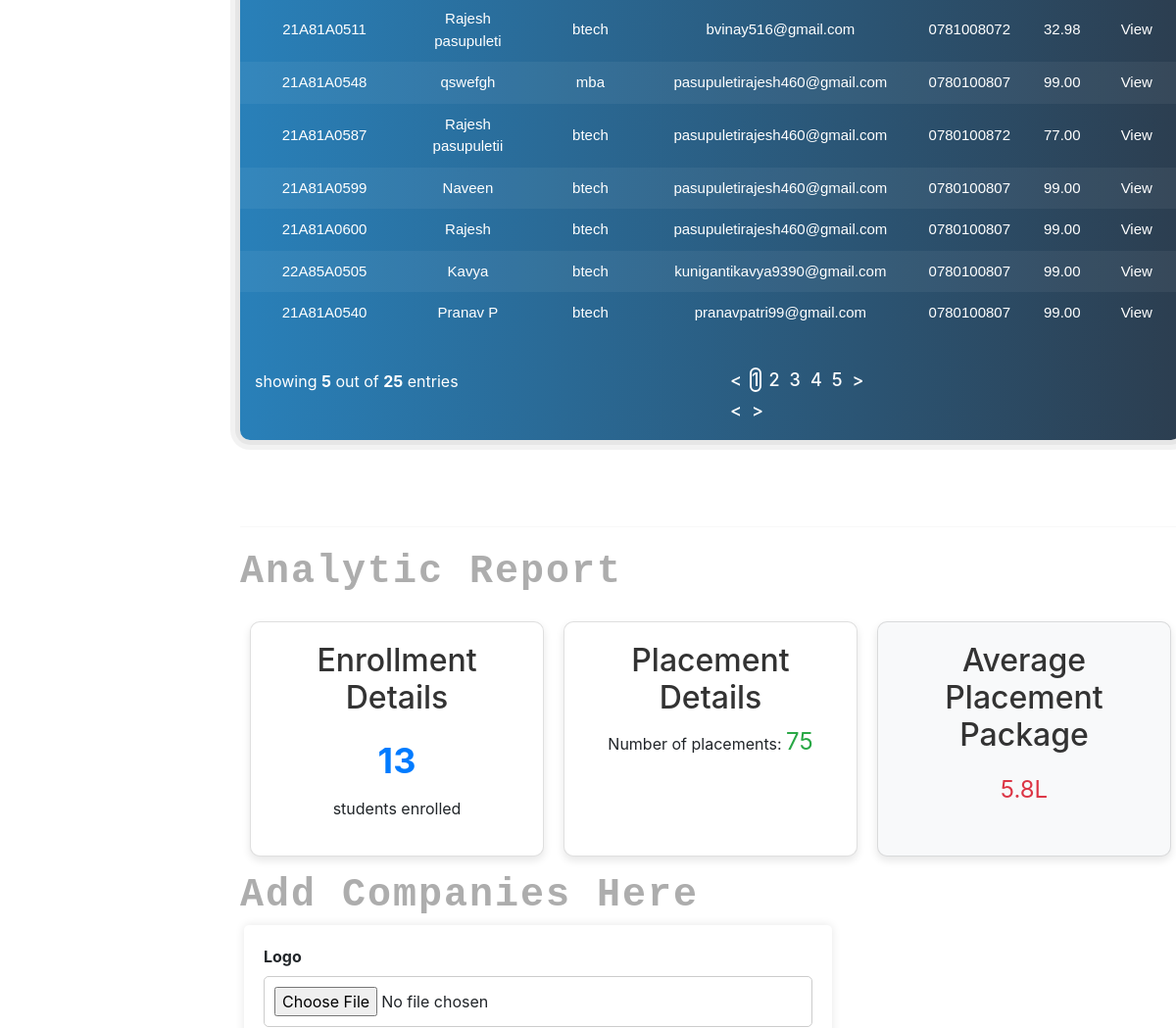
The page /app/student_admin/ (middle part) on the database as committed earlier.
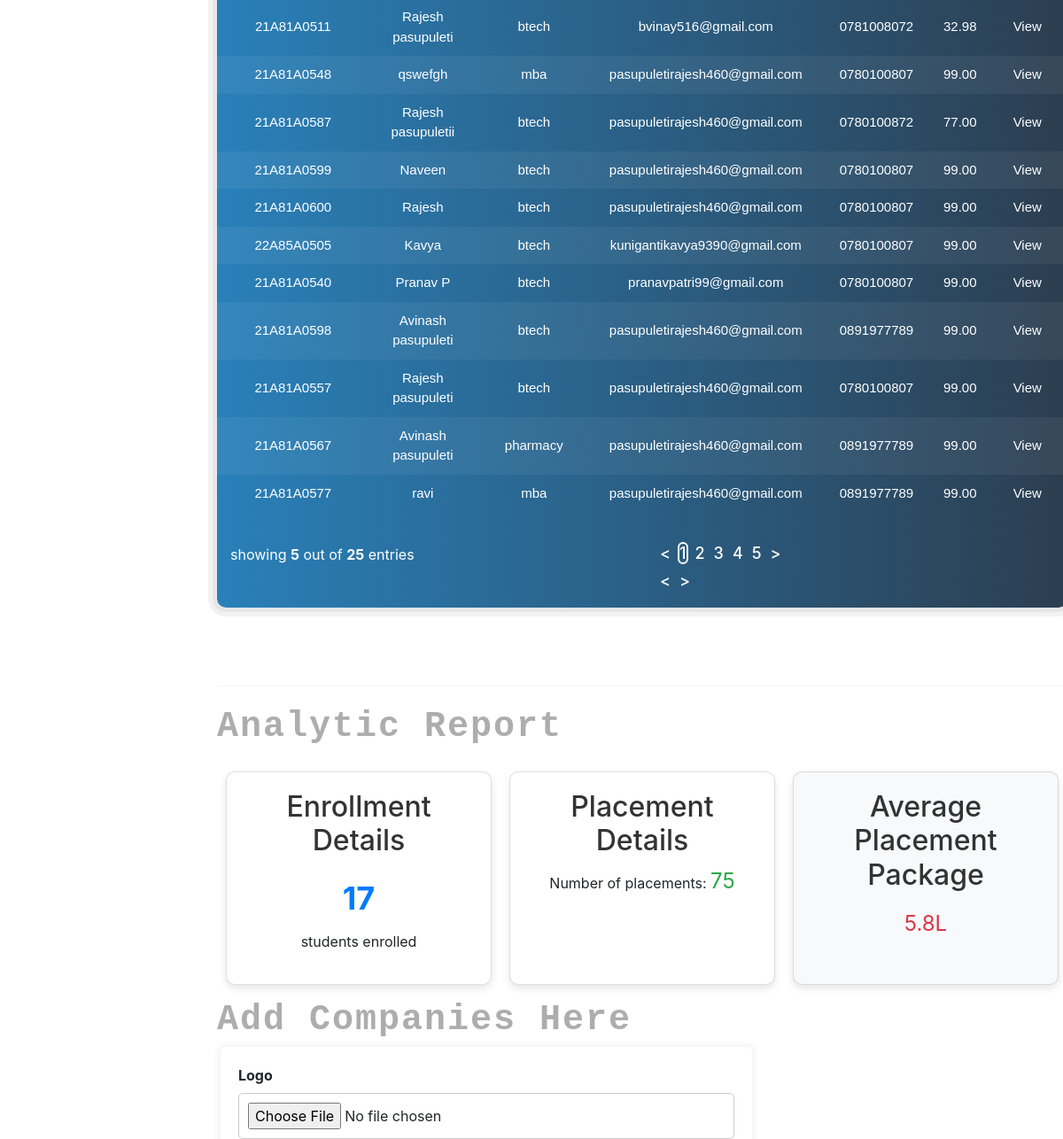
The same page on the database as committed later.
### app/models.py (models this page shows, shortened)
class Studentnew(models.Model):
    registrationNumber = models.CharField(primary_key=True,max_length=10,default='')
    name = models.CharField(max_length=50)
    dob = models.CharField(null=True,max_length=8)
    gender = models.CharField(max_length=50, default='')
    phone = models.CharField(max_length=50)
    email = models.EmailField(blank=True)
    gpa12 = models.DecimalField(max_digits=4, decimal_places=2, default=0.00)
    gpaBtech = models.DecimalField(max_digits=5, decimal_places=2)
    backlogs = models.CharField(max_length=50)
    degree = models.CharField(max_length=100, default='YourDefaultValueHere')
    project_url = models.URLField()
    skills = models.CharField(max_length=100, default='')
    languages = models.IntegerField(null=True)
    resume = models.FileField(upload_to='student_resumes/',default='')

### app/views.py (the view)
# urls.py: path('student_admin/',views.student_admin,name='student_admin'),
def student_admin(request):
    students = Studentnew.objects.all()
    no_of_students=Studentnew.objects.count()
    applied=AppliedStudents.objects.all()
    context={'students': students,'no_of_students':no_of_students,'applied':applied}
    return render (request,'student_admin.html',context )

### templates/student_admin.html (shortened to what this page needs)
{% load static%}
<!DOCTYPE html>
<html>
  <head>
    <link rel="stylesheet" href="{% static 'dashboard.css' %}" />
    <link
      rel="stylesheet"
      href="bootstrap.min.css"
 />
      <link href='https://unpkg.com/boxicons@2.1.4/css/boxicons.min.css' rel='stylesheet'>
    <link
      href="https://unpkg.com/boxicons@2.1.4/css/boxicons.min.css"
      rel="stylesheet" />
    <link
      href="https://unpkg.com/boxicons@2.1.4/css/boxicons.min.css"
      rel="stylesheet" />
    <link
      rel="stylesheet"
      href="https://stackpath.bootstrapcdn.com/bootstrap/4.5.2/css/bootstrap.min.css" />
    <link
      rel="stylesheet"
      href="https://cdnjs.cloudflare.com/ajax/libs/font-awesome/5.15.3/css/all.min.css" />
    <link rel="stylesheet" href="{% static 'adminanalytics.css' %} " />
  </head>
  <body>
    <div class="wrapper">
      <section class="main-home">
        <br />
        <div class="container1 bg-white mt-5 mb-5" style="margin-top:40px">
          <div class="row">
            <div class="col-md-offset-1 col-md-12">
              <div class="panel">
                <div class="panel-body table-responsive">
                  <table class="table">
                    <tbody>
                      {% for student in students %}
                      <tr>
                        <td>{{ student.registrationNumber }}</td>
                        <td>{{ student.name }}</td>
                        <td>{{ student.degree }}</td>
                        <td>{{ student.email }}</td>
                        <td>{{ student.phone }}</td>
                        <td>{{ student.gpaBtech }}</td>
                        <td>
                          <ul class="action-list">
                            <li>
                              <a
                                href="{{ student.resume }}"
                                data-tip="edit"
                                style="color: #fff"
                                target="_blank"
                                download
                                >View</a
                              >
                            </li>
                          </ul>
                        </td>
                      </tr>
                      {% endfor %}
                    </tbody>
                  </table>
                </div>
                <div class="panel-footer">
                  <div class="row">
                    <div class="col col-sm-6 col-xs-6">
                      showing <b>5</b> out of <b>25</b> entries
                    </div>
                    <div class="col-sm-6 col-xs-6">
                      <ul class="pagination hidden-xs pull-right">
                        <li><a href="#"><</a></li>
                        <li class="active"><a href="#">1</a></li>
                        <li><a href="#">2</a></li>
                        <li><a href="#">3</a></li>
                        <li><a href="#">4</a></li>
                        <li><a href="#">5</a></li>
                        <li><a href="#">></a></li>
                      </ul>
                      <ul class="pagination visible-xs pull-right">
                        <li><a href="#"><</a></li>
                        <li><a href="#">></a></li>
                      </ul>
                    </div>
                  </div>
                </div>
              </div>
            </div>
          </div>
        </div>
        <br />
        <hr />
        <span class="titlepkit mb-4 " id="analytics">Analytic Report</span><br />
        <div class="container1 d-flex">
          <div class="card">
            <h2>Enrollment Details</h2>
            <p class="count">{{no_of_students}}</p>
            <p>students enrolled</p>
          </div>
          <div class="card" style="margin-top: 20px">
            <h2>Placement Details</h2>
            <p>Number of placements: <span class="placement-count">75</span></p>
          </div>
          <div class="card avg-card">
            <h2>Average Placement Package</h2>
            <p class="avg-package">5.8L</p>
          </div>
        </div>
        <span class="titlepkit mt-5" id="vacancy">Add Companies Here</span
        ><br />
        <div class="comp-container ml-1">
          <form
            method="post"
            enctype="multipart/form-data"
            action="{% url 'admin_add_company' %}">
            <label for="comp-logo" class="comp-label">Logo</label>
            <input
              type="file"
              name="logo"
              class="comp-input-file"
              required /><br />
              required /><br />
              required /><br />
              required /><br />
            <br />
          </form>
        </div >
      </section>
    </div>
  </body>
</html>

### static/dashboard.css (style rules this page uses)
* { --transition: all 0.4s ease; --color-hover: rgba(82, 59, 232); }
:root { --main-font-family: 'Arial', sans-serif; --background-color: #f0f0f0; }
body { background-color:#f5f2f2; display: flex; justify-content: center; align-items: center; }
.wrapper { display: flex; }
.main-home { margin-left: 250px; padding: 10px; }
.titlepkit { font-size: 2.5rem; font-weight: bold; font-family: "Anonymous Pro", monospace; letter-spacing: 7px; overflow: hidden; color: hsl(0, 0%, 68%); white-space: nowrap; }
table { border-collapse: collapse; margin-top: 9px; }
.titlepkit { font-weight: bold; font-family: "Anonymous Pro", monospace; letter-spacing: 2px; color: hsl(0, 0%, 68%); white-space: nowrap; }

### static/adminanalytics.css (style rules this page uses)
.card { background-color: #fff; border-radius: 10px; box-shadow: 0 4px 8px rgba(0, 0, 0, 0.1); padding: 20px; margin: 10px; width: 300px; margin-top: 20px; text-align: center; transition: transform 0.3s; }
.card h2 { margin-top: 0; color: #333; }
.count { font-size: 36px; font-weight: bold; color: #007bff; margin: 10px 0; }
.placement-count { font-size: 24px; color: #28a745; }
.avg-card { background-color: #f8f9fa; }
.avg-package { font-size: 24px; color: #dc3545; margin: 10px 0; }

Rows that differ between the two databases and show on the page:
added Studentnew: registrationNumber "21A81A0598", name "Avinash pasupuleti", degree "btech", email "pasupuletirajesh460@gmail.com", phone "0891977789", gpaBtech "99.00"
added Studentnew: registrationNumber "21A81A0557", name "Rajesh pasupuleti", degree "btech", email "pasupuletirajesh460@gmail.com", phone "0780100807", gpaBtech "99.00"
added Studentnew: registrationNumber "21A81A0567", name "Avinash pasupuleti", degree "pharmacy", email "pasupuletirajesh460@gmail.com", phone "0891977789", gpaBtech "99.00"
added Studentnew: registrationNumber "21A81A0577", name "ravi", degree "mba", email "pasupuletirajesh460@gmail.com", phone "0891977789", gpaBtech "99.00"
Other text that changed with them:
{{ no_of_students }}: "13" → "17"
